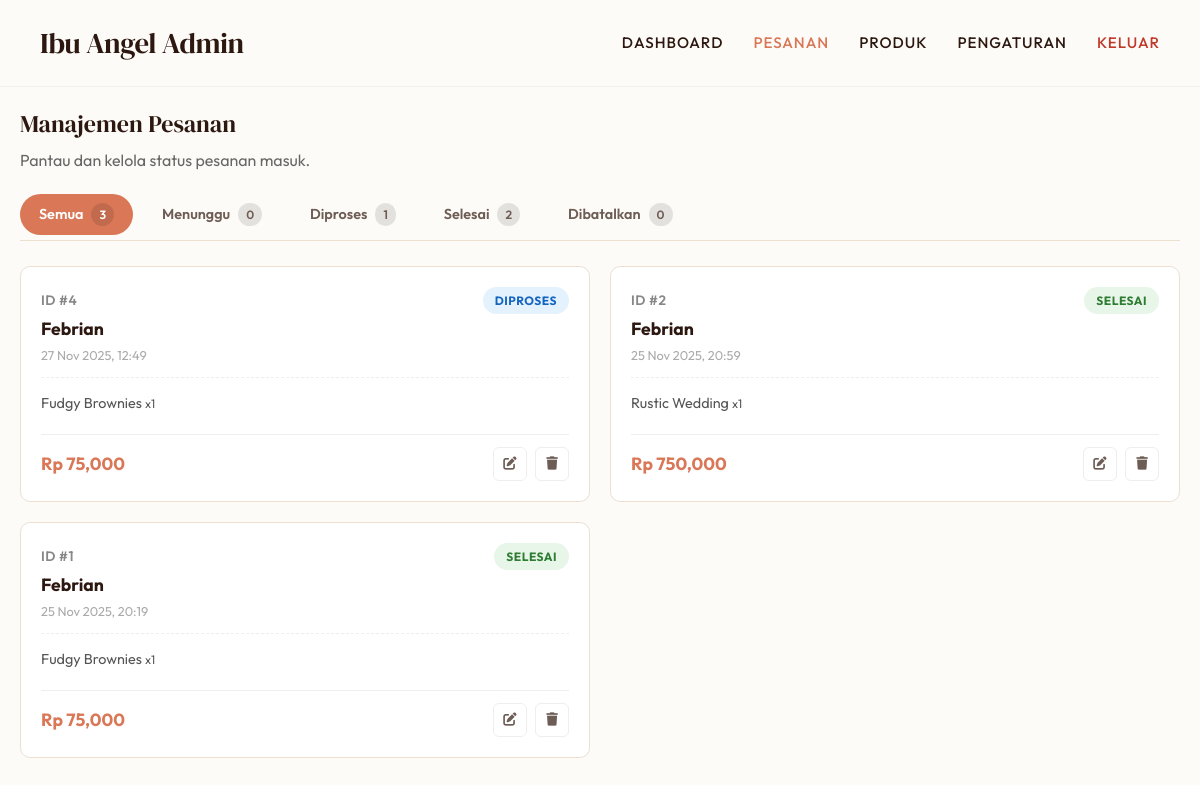
The app's page /admin/orders.php (signed in) with its own data.
### tables this page shows
CREATE TABLE `orders` (
  `id` int NOT NULL,
  `customer_name` varchar(100) NOT NULL,
  `items` text NOT NULL,
  `total_price` decimal(10,2) NOT NULL,
  `status` enum('pending','processed','completed','cancelled') DEFAULT 'pending',
  `created_at` timestamp NULL DEFAULT CURRENT_TIMESTAMP
);

### admin/orders.php (the view, shortened to what this page needs)
<?php
require_once __DIR__ . '/../app/db.php';
$page = isset($_GET['page']) ? (int)$_GET['page'] : 1;
$limit = 10;
$offset = ($page - 1) * $limit;
$status_filter = isset($_GET['status']) ? $_GET['status'] : 'all';
$sql_base = "FROM orders";
$params = [];
$sql_final = "SELECT * " . $sql_base . " ORDER BY created_at DESC LIMIT $limit OFFSET $offset";
$stmt = $pdo->prepare($sql_final);
$stmt->execute($params);
$orders = $stmt->fetchAll();
function countStatus($pdo, $status) {
    return $pdo->query("SELECT COUNT(*) FROM orders WHERE status = '$status'")->fetchColumn();
}
$cnt_pending = countStatus($pdo, 'pending');
$cnt_processed = countStatus($pdo, 'processed');
$cnt_completed = countStatus($pdo, 'completed');
$cnt_cancelled = countStatus($pdo, 'cancelled');
$cnt_all = $pdo->query("SELECT COUNT(*) FROM orders")->fetchColumn();
?>
<!DOCTYPE html>
<html lang="id">
<head>
    <link rel="stylesheet" href="../style.css">
    <link rel="stylesheet" href="https://cdnjs.cloudflare.com/ajax/libs/font-awesome/6.0.0/css/all.min.css">
</head>
<body>
<nav class="navbar">
    <a href="dashboard.php" class="logo">Ibu Angel Admin</a>
    <div class="nav-links">
        <a href="dashboard.php">Dashboard</a>
        <a href="orders.php" style="color: var(--accent);">Pesanan</a>
        <a href="products.php">Produk</a>
        <a href="settings.php">Pengaturan</a>
        <a href="logout.php" style="color: #C0392B;">Keluar</a>
    </div>
</nav>
<div class="container">
    <div class="reveal active">
        <h2 style="margin-bottom: 5px;">Manajemen Pesanan</h2>
        <p style="color: #666; margin-bottom: 20px;">Pantau dan kelola status pesanan masuk.</p>
    </div>
    <div class="status-tabs reveal">
        <a href="?status=all" class="tab-link <?= $status_filter == 'all' ? 'active' : '' ?>" data-status="all">
            Semua <span class="counter-badge"><?= $cnt_all ?></span>
        </a>
        <a href="?status=pending" class="tab-link <?= $status_filter == 'pending' ? 'active' : '' ?>" data-status="pending">
            Menunggu <span class="counter-badge"><?= $cnt_pending ?></span>
        </a>
        <a href="?status=processed" class="tab-link <?= $status_filter == 'processed' ? 'active' : '' ?>" data-status="processed">
            Diproses <span class="counter-badge"><?= $cnt_processed ?></span>
        </a>
        <a href="?status=completed" class="tab-link <?= $status_filter == 'completed' ? 'active' : '' ?>" data-status="completed">
            Selesai <span class="counter-badge"><?= $cnt_completed ?></span>
        </a>
        <a href="?status=cancelled" class="tab-link <?= $status_filter == 'cancelled' ? 'active' : '' ?>" data-status="cancelled">
            Dibatalkan <span class="counter-badge"><?= $cnt_cancelled ?></span>
        </a>
    </div>
    <div class="order-grid">
        <?php foreach ($orders as $o): ?>
            <?php
                $items = json_decode($o['items'], true);
                $status_labels = ['pending'=>'Menunggu', 'processed'=>'Diproses', 'completed'=>'Selesai', 'cancelled'=>'Dibatalkan'];
                $label = $status_labels[$o['status']] ?? $o['status'];
            ?>
            <div class="order-card reveal">
                <div class="card-header">
                    <div>
                        <span class="order-id">ID #<?= $o['id'] ?></span>
                        <span class="cust-name"><?= htmlspecialchars($o['customer_name']) ?></span>
                        <span class="order-date"><?= date('d M Y, H:i', strtotime($o['created_at'])) ?></span>
                    </div>
                    <span class="badge <?= $o['status'] ?>"><?= $label ?></span>
                </div>
                <div class="card-items">
                    <?php $countItem = 0; ?>
                    <?php foreach ($items as $item): ?>
                        <?php if($countItem < 3):  ?>
                            <div class="item-row">
                                <span><?= htmlspecialchars($item['name']) ?> <small class="text-muted">x<?= $item['qty'] ?></small></span>
                            </div>
                        <?php endif; $countItem++; ?>
                    <?php endforeach; ?>
                </div>
                <div class="card-footer">
                    <div class="total-price">Rp <?= number_format($o['total_price']) ?></div>
                    <div class="action-group">
                        <button class="btn-icon" title="Ubah Status" onclick="openStatusModal(<?= $o['id'] ?>, '<?= $o['status'] ?>')">
                            <i class="fas fa-edit"></i>
                        </button>
                        <form method="POST" onsubmit="return confirm('Hapus permanen?');" style="margin:0;">
                            <button type="submit" class="btn-icon delete" title="Hapus">
                                <i class="fas fa-trash"></i>
                            </button>
                        </form>
                    </div>
                </div>
            </div>
        <?php endforeach; ?>
    </div>
</div>
</body>
</html>

### style.css (style rules this page uses)
:root { --bg-cream: #FDFBF7; --bg-card: #FFFFFF; --text-dark: #2C1810; --text-light: #6D5D55; --accent: #D97757; --accent-dark: #B05538; --line-color: #ECE0D1; --font-heading: 'DM Serif Display', serif; --font-body: 'Outfit', sans-serif; }
* { box-sizing: border-box; margin: 0; padding: 0; }
html { scroll-behavior: smooth; }
body { background-color: var(--bg-cream); color: var(--text-dark); font-family: var(--font-body); line-height: 1.6; overflow-x: hidden; }
h1, h2, h3, h4 { font-family: var(--font-heading); font-weight: 400; color: var(--text-dark); }
.reveal { opacity: 0; transform: translateY(40px); transition: all 1s cubic-bezier(0.165, 0.84, 0.44, 1); }
.reveal.active { opacity: 1; transform: translateY(0); }
.navbar { position: fixed; top: 0; left: 0; right: 0; background: rgba(253, 251, 247, 0.9); backdrop-filter: blur(12px); -webkit-backdrop-filter: blur(12px); padding: 20px 40px; z-index: 1000; display: flex; justify-content: space-between; align-items: center; border-bottom: 1px solid rgba(44, 24, 16, 0.05); transition: padding 0.3s ease; }
.logo { font-family: var(--font-heading); font-size: 1.8rem; color: var(--text-dark); text-decoration: none; letter-spacing: -0.5px; }
.nav-links { list-style: none; display: flex; gap: 30px; align-items: center; }
.nav-links a { text-decoration: none; color: var(--text-dark); font-weight: 500; font-size: 0.95rem; text-transform: uppercase; letter-spacing: 1px; position: relative; transition: color 0.3s; }
.nav-links a::after { content: ''; position: absolute; bottom: -5px; left: 0; width: 0; height: 1px; background: var(--accent); transition: width 0.3s ease; }

### admin/orders.php (style rules this page uses)
body { padding-top: 85px; background-color: var(--bg-cream); }
.container { max-width: 1200px; margin: 0 auto; padding: 20px; }
.status-tabs { display: flex; gap: 10px; margin-bottom: 25px; overflow-x: auto; padding-bottom: 5px; border-bottom: 1px solid var(--line-color); }
.tab-link { text-decoration: none; padding: 8px 18px; border-radius: 30px; font-size: 0.9rem; font-weight: 600; color: var(--text-light); transition: 0.3s; white-space: nowrap; display: flex; align-items: center; gap: 8px; border: 1px solid transparent; }
.tab-link.active[data-status="all"] { background: var(--accent); color: #fff; }
.counter-badge { background: rgba(0,0,0,0.1); font-size: 0.75rem; padding: 2px 8px; border-radius: 12px; }
.order-grid { display: grid; grid-template-columns: 1fr 1fr; gap: 20px; }
.order-card { background: white; border: 1px solid var(--line-color); border-radius: 10px; padding: 20px; display: flex; flex-direction: column; gap: 15px; transition: transform 0.2s, box-shadow 0.2s; position: relative; overflow: hidden; }
.card-header { display: flex; justify-content: space-between; align-items: flex-start; border-bottom: 1px dashed #eee; padding-bottom: 12px; }
.order-id { font-size: 0.85rem; color: #888; font-weight: 600; letter-spacing: 0.5px; }
.cust-name { font-size: 1.1rem; font-weight: 700; color: var(--text-dark); margin-top: 2px; display: block; }
.order-date { font-size: 0.8rem; color: #aaa; margin-top: 2px; display: block; }
.card-items { flex-grow: 1; font-size: 0.9rem; color: #555; line-height: 1.5; }
.item-row { display: flex; justify-content: space-between; margin-bottom: 4px; }
.card-footer { display: flex; justify-content: space-between; align-items: center; margin-top: auto; padding-top: 12px; border-top: 1px solid #eee; }
.total-price { font-size: 1.1rem; font-weight: 700; color: var(--accent); }
.action-group { display: flex; gap: 8px; }
.btn-icon { width: 34px; height: 34px; border-radius: 6px; border: 1px solid #eee; background: #fff; color: var(--text-light); cursor: pointer; transition: 0.2s; display: flex; align-items: center; justify-content: center; }
.badge { padding: 4px 12px; border-radius: 20px; font-size: 0.75rem; font-weight: 700; text-transform: uppercase; letter-spacing: 0.5px; }
.badge.processed { background: #E3F2FD; color: #1565C0; }
.badge.completed { background: #E8F5E9; color: #2E7D32; }

### records on screen
orders: id "4", customer_name "Febrian", created_at "27 Nov 2025, 12:49", status "DIPROSES", name "Fudgy Brownies", qty "1", total_price "75,000"
orders: id "2", customer_name "Febrian", created_at "25 Nov 2025, 20:59", status "SELESAI", name "Rustic Wedding", qty "1", total_price "750,000"
orders: id "1", customer_name "Febrian", created_at "25 Nov 2025, 20:19", status "SELESAI", name "Fudgy Brownies", qty "1", total_price "75,000"

### other values on screen
$cnt_all "3"
$cnt_pending "0"
$cnt_processed "1"
$cnt_completed "2"
$cnt_cancelled "0"
